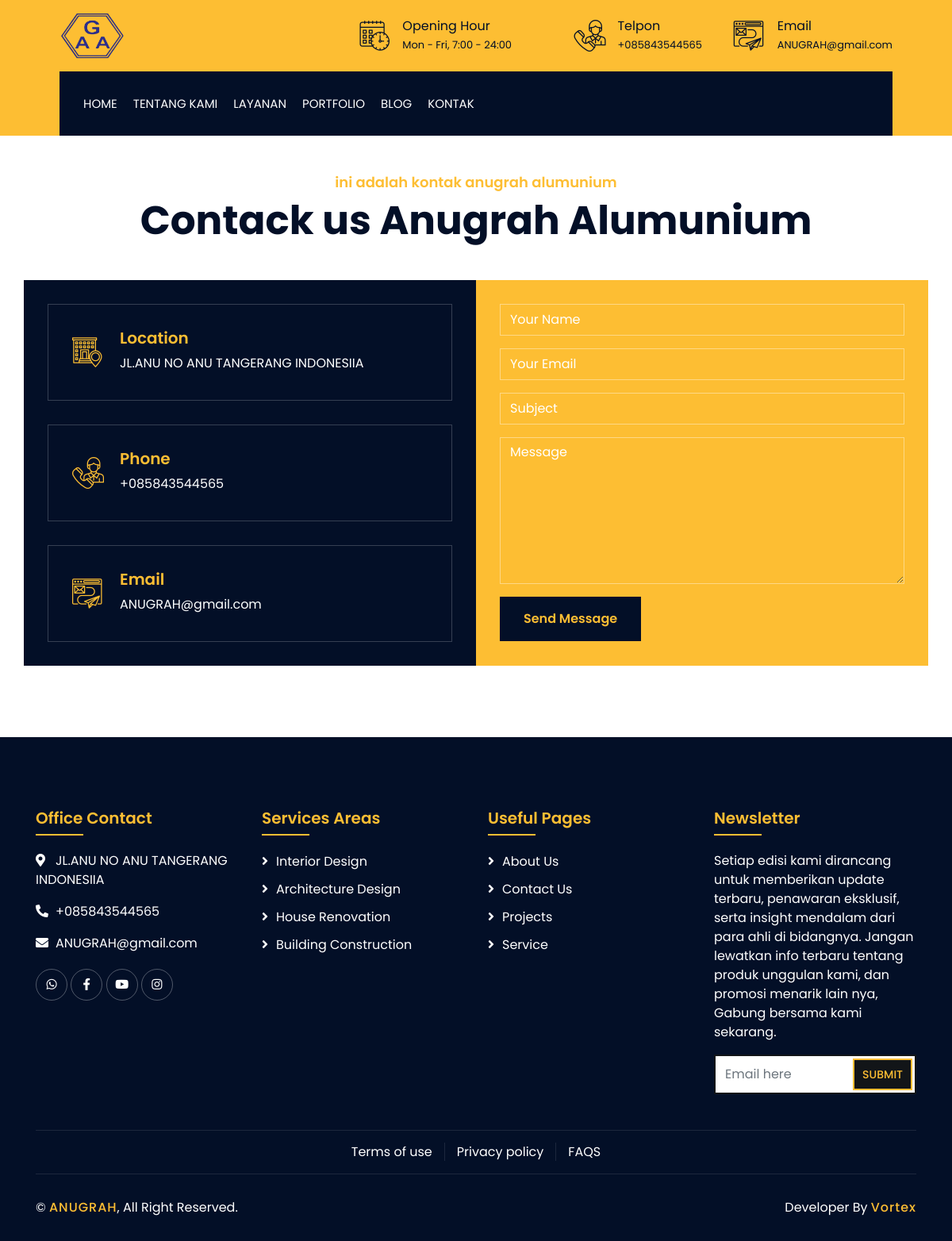
Page /index.php/main/contact on the committed database.
### tables this page shows
CREATE TABLE `set_app` (
  `id` int NOT NULL,
  `app_name` varchar(100) NOT NULL,
  `title` varchar(190) NOT NULL,
  `deskripsi` varchar(190) NOT NULL,
  `email` varchar(100) NOT NULL,
  `telpon` varchar(20) NOT NULL,
  `logo` varchar(100) NOT NULL,
  `addres` varchar(100) NOT NULL,
  `keyword` varchar(225) NOT NULL,
  `map` text NOT NULL,
  `favicon` varchar(160) NOT NULL
);

CREATE TABLE `tbl_meta_pages` (
  `id` int NOT NULL,
  `pages` varchar(100) NOT NULL,
  `meta_title` varchar(190) NOT NULL,
  `meta_deskripsi` varchar(190) NOT NULL
);

CREATE TABLE `tbl_service` (
  `id` int NOT NULL,
  `title` varchar(190) NOT NULL,
  `body` text NOT NULL,
  `images` text NOT NULL,
  `private` int NOT NULL,
  `slug` varchar(225) NOT NULL,
  `meta_deskripsi` varchar(190) NOT NULL,
  `keyword` varchar(225) NOT NULL
);

### application/controllers/Main.php (called while the page is built, shortened)
<?php
class Main extends CI_Controller
{
    public function __construct()
    {
        $this->load->model('Main_m', 'models');
    }
    function static()
    {
        $data['header'] = 'pages/public/builder/header';
        $data['nav'] = 'pages/public/builder/nav';
        $data['footer'] = 'pages/public/builder/footer';
        return $data;
    }
    public function contact()
    {
        $blog_title = $this->models->fetc_where_data('tbl_meta_pages', 'pages', 'CONTACT');
        $data['body'] = 'pages/public/builder/component/contact';
        $data['static'] = $this->static();
        $data['seo_title'] = $blog_title['meta_title'];
        $data['seo_deskripsi'] = app('deskripsi');
        $data['seo_keyword'] = app('keyword');
        $data['robots'] = 'all, index, follow';
        $data['ogImages'] = base_url('assets/public/img/') . app('logo');
        $data['ogAlt'] = 'all, index, follow';
        $data['meta_contact'] = $this->models->fetc_where_data('tbl_meta_pages', 'pages', 'CONTACT');
        $data['breadcump_1'] = $this->uri->segment(1);
        $data['about'] = $this->models->fetc_where_data('tbl_about', 'id', 1);
        $this->load->view('main', $data);
    }
}

### index.php (called while the page is built, shortened)
<?php
require_once BASEPATH.'core/CodeIgniter.php';

### application/helpers/app_helper.php (called while the page is built, shortened)
<?php
function app($x)
{
    $ci = get_instance();
    $q = $ci->db->get_where('set_app', ['id' => 1])->row_array();
    if ($x == 'telpon') {
        $r = $q['telpon'];
    } elseif (($x == 'email')) {
        $r = $q['email'];
    } elseif (($x == 'app_name')) {
        $r = $q['app_name'];
    } elseif (($x == 'logo')) {
        $r = $q['logo'];
    } elseif (($x == 'addres')) {
        $r = $q['addres'];
    } elseif (($x == 'app_name')) {
        $r = $q['app_name'];
    } elseif (($x == 'deskripsi')) {
        $r = $q['deskripsi'];
    } elseif (($x == 'keyword')) {
        $r = $q['keyword'];
    } elseif (($x == 'title')) {
        $r = $q['title'];
    } elseif (($x == 'map')) {
        $r = $q['map'];
    } elseif (($x == 'favicon')) {
        $r = $q['favicon'];
    }
    return $r;
}
function media($x)
{
    $ci = get_instance();
    $q = $ci->db->get_where('set_media', ['media' => $x])->row_array();
    return $q['link'];
}
function get_db($table)
{
    $ci = get_instance();
    $ci->db->limit(6);
    $ci->db->order_by('id', 'DESC');
    $q = $ci->db->get($table)->result();
    return $q;
}

### application/models/Main_m.php (called while the page is built, shortened)
<?php defined('BASEPATH') or exit('No direct script access allowed');
class Main_m extends CI_Model
{
    public function fetc_where_data($table, $where, $field)
    {
        $query = $this->db->get_where($table, [$where => $field])->row_array();
        return $query;
    }
}

### application/views/pages/public/builder/component/contact.php (the view, shortened to what this page needs)
<link rel="stylesheet" type="text/css"
    href="https://cdnjs.cloudflare.com/ajax/libs/toastr.js/latest/css/toastr.min.css">
<div class="contact wow fadeInUp">
    <div class="container">
        <div class="section-header text-center">
            <p><?= $meta_contact['meta_deskripsi'] ?></p>
            <h2><?= $meta_contact['meta_title'] ?></h2>
        </div>
        <div class="row">
            <div class="col-md-6">
                <div class="contact-info">
                    <div class="contact-item">
                        <a target="_blank" href="<?= app('map') ?>"><i class="flaticon-address"></i></a>
                        <div class="contact-text">
                            <h2>Location</h2>
                            <p><?= app('addres') ?></p>
                        </div>
                    </div>
                    <div class="contact-item">
                        <a target="_blank" href="tel:+62<?= app('telpon') ?>"><i class="flaticon-call"></i></a>
                        <div class="contact-text">
                            <h2>Phone</h2>
                            <p>+<?= app('telpon') ?></p>
                        </div>
                    </div>
                    <div class="contact-item">
                        <a target="_blank" href="mailto:<?= app('email') ?>"><i class="flaticon-send-mail"></i></a>
                        <div class="contact-text">
                            <h2>Email</h2>
                            <p><?= app('email') ?></p>
                        </div>
                    </div>
                </div>
            </div>
            <div class="col-md-6">
                <div class="contact-form">
                    <form id="contactForm" novalidate="novalidate">
                        <div class="control-group">
                            <input type="text" class="form-control" id="name" name="name" placeholder="Your Name"
                                required="required" data-validation-required-message="Please enter your name" />
                        </div>
                        <div class="control-group">
                            <input type="email" class="form-control" id="email" name="email" placeholder="Your Email"
                                required="required" data-validation-required-message="Please enter your email" />
                        </div>
                        <div class="control-group">
                            <input type="text" class="form-control" id="subject" placeholder="Subject" name="subject"
                                required="required" data-validation-required-message="Please enter a subject" />
                        </div>
                        <div class="control-group">
                            <textarea class="form-control" id="message" name="message" placeholder="Message"
                                required="required"
                                data-validation-required-message="Please enter your message"></textarea>
                        </div>
                        <div>
                            <button class="btn" type="submit" id="sendMessage">
                                Send Message
                            </button>
                        </div>
                    </form>
                </div>
            </div>
        </div>
    </div>
</div>

### application/views/pages/public/builder/nav.php (shortened to what this page needs)
<div class="wrapper">
    <div class="top-bar">
        <div class="container-fluid">
            <div class="row align-items-center">
                <div class="col-lg-4 col-md-12">
                    <div class="logo">
                        <a href="index.html">
                            <img src="<?= htmlentities(base_url('assets/public/img/') . app('logo'), ENT_QUOTES) ?>"
                                alt="<?= htmlentities(app('app_name')) ?>">
                        </a>
                    </div>
                </div>
                <div class="col-lg-8 col-md-7 d-none d-lg-block">
                    <div class="row">
                        <div class="col-4">
                            <div class="top-bar-item">
                                <div class="top-bar-icon">
                                    <i class="flaticon-calendar"></i>
                                </div>
                                <div class="top-bar-text">
                                    <h3>Opening Hour</h3>
                                    <p>Mon - Fri, 7:00 - 24:00</p>
                                </div>
                            </div>
                        </div>
                        <div class="col-4">
                            <div class="top-bar-item">
                                <div class="top-bar-icon">
                                    <i class="flaticon-call"></i>
                                </div>
                                <div class="top-bar-text">
                                    <h3>Telpon</h3>
                                    <p>+<?= app('telpon') ?></p>
                                </div>
                            </div>
                        </div>
                        <div class="col-4">
                            <div class="top-bar-item">
                                <div class="top-bar-icon">
                                    <i class="flaticon-send-mail"></i>
                                </div>
                                <div class="top-bar-text">
                                    <h3>Email</h3>
                                    <p><?= app('email') ?></p>
                                </div>
                            </div>
                        </div>
                    </div>
                </div>
            </div>
        </div>
    </div>
    <div class="nav-bar">
        <div class="container-fluid">
            <nav class="navbar navbar-expand-lg bg-dark navbar-dark">
                <div class="collapse navbar-collapse justify-content-between" id="navbarCollapse">
                    <div class="navbar-nav mr-auto">
                        <a href="<?= base_url() ?>" class="nav-item nav-link <?php if ($this->uri->segment(1) == '') {
                                                                                    echo 'active';
                                                                                } ?>">Home</a>
                        <a href="<?= htmlentities(base_url('about'), ENT_QUOTES) ?>"
                            class="nav-item nav-link <?php if ($this->uri->segment(1) == 'about') {
                                                                                                                    echo 'active';
                                                                                                                } ?>">Tentang
                            Kami</a>
                        <a href="<?= htmlentities(base_url('service'), ENT_QUOTES) ?>"
                            class="nav-item nav-link <?php if ($this->uri->segment(1) == 'service') {
                                                                                                                    echo 'active';
                                                                                                                } ?>">Layanan</a>
                        <a href="<?= htmlentities(base_url('portfolio'), ENT_QUOTES) ?>"
                            class="nav-item nav-link <?php if ($this->uri->segment(1) == 'portfolio') {
                                                                                                                        echo 'active';
                                                                                                                    } ?>">Portfolio</a>
                        <a href="<?= htmlentities(base_url('blog'), ENT_QUOTES) ?>" class="nav-item nav-link <?php if ($this->uri->segment(1) == 'blog') {
                                                            echo 'active';
                                                        } ?>">Blog</a>
                        <a href="<?= htmlentities(base_url('contact'), ENT_QUOTES) ?>"
                            class="nav-item nav-link">Kontak</a>
                    </div>
                </div>
            </nav>
        </div>
    </div>

### application/views/pages/public/builder/footer.php (shortened to what this page needs)
<link rel="stylesheet" type="text/css"
    href="https://cdnjs.cloudflare.com/ajax/libs/toastr.js/latest/css/toastr.min.css">
<div class="footer wow fadeIn" data-wow-delay="0.3s">
    <div class="container">
        <div class="row">
            <div class="col-md-6 col-lg-3">
                <div class="footer-contact">
                    <h2>Office Contact</h2>
                    <p><i class="fa fa-map-marker-alt"></i><?= htmlentities(app('addres')) ?></p>
                    <p><i class="fa fa-phone-alt"></i>+<?= htmlentities(app('telpon'))  ?></p>
                    <p><i class="fa fa-envelope"></i><?= htmlentities(app('email'))  ?></p>
                    <div class="footer-social">
                        <a href="<?= htmlentities(media('WHATSAPP'), ENT_QUOTES)  ?>"><i
                                class="fab fa-whatsapp"></i></a>
                        <a href="<?= htmlentities(media('FACEBOOK'), ENT_QUOTES)  ?>"><i
                                class="fab fa-facebook-f"></i></a>
                        <a href="<?= htmlentities(media('YOUTUBE'), ENT_QUOTES)  ?>"><i
                                class="fab fa-youtube"></i></a>
                        <a href="<?= htmlentities(media('INSTAGRAM'), ENT_QUOTES)  ?>"><i
                                class="fab fa-instagram"></i></a>
                    </div>
                </div>
            </div>
            <div class="col-md-6 col-lg-3">
                <div class="footer-link">
                    <h2>Services Areas</h2>
                    <?php foreach (get_db('tbl_service') as $service): ?>
                        <a
                            href="<?= htmlentities(base_url('service/') . $service->slug, ENT_QUOTES)  ?>"><?= htmlentities($service->title) ?></a>
                    <?php endforeach ?>
                </div>
            </div>
            <div class="col-md-6 col-lg-3">
                <div class="footer-link">
                    <h2>Useful Pages</h2>
                    <a href="<?= htmlentities(base_url('about'), ENT_QUOTES) ?>">About Us</a>
                    <a href="<?= htmlentities(base_url('contact'), ENT_QUOTES)  ?>">Contact Us</a>
                    <a href="<?= htmlentities(base_url('portfolio'), ENT_QUOTES)  ?>">Projects</a>
                    <a href="<?= htmlentities(base_url('service'), ENT_QUOTES)  ?>">Service</a>
                </div>
            </div>
            <div class="col-md-6 col-lg-3">
                <div class="newsletter">
                    <h2>Newsletter</h2>
                    <p>
                        Setiap edisi kami dirancang untuk memberikan update terbaru, penawaran eksklusif, serta
                        insight mendalam dari para ahli di bidangnya. Jangan lewatkan info terbaru tentang produk
                        unggulan kami, dan promosi menarik lain nya, Gabung bersama kami sekarang.
                    </p>
                    <div class="form">
                        <form id="formNewslater">
                            <input class="form-control" type="email" name="email" placeholder="Email here">
                            <button class="btn" id="sendNewslater">Submit</button>
                        </form>
                    </div>
                </div>
            </div>
        </div>
    </div>
    <div class="container footer-menu">
        <div class="f-menu">
            <a href="<?= htmlentities(base_url('terms'), ENT_QUOTES)  ?>">Terms of use</a>
            <a href="<?= htmlentities(base_url('privacy'), ENT_QUOTES)  ?>">Privacy policy</a>
            <a href="<?= htmlentities(base_url('faqs'), ENT_QUOTES) ?>">FAQS</a>
        </div>
    </div>
    <div class="container copyright">
        <div class="row">
            <div class="col-md-6">
                <p>&copy; <a href="javascript:void()"><?= app('app_name') ?></a>, All Right Reserved.</p>
            </div>
            <div class="col-md-6">
                <p>Developer By <a href="https://vortex.com">Vortex</a></p>
            </div>
        </div>
    </div>
</div>
</div>

### rows in the picture
set_app: logo (picture), telpon "085843544565", email "ANUGRAH@gmail.com", addres "JL.ANU NO ANU TANGERANG INDONESIIA", app_name "ANUGRAH"
tbl_meta_pages: meta_deskripsi "ini adalah kontak anugrah alumunium", meta_title "Contack us Anugrah Alumunium"
tbl_service: title "Interior Design"
tbl_service: title "Architecture Design"
tbl_service: title "House Renovation"
tbl_service: title "Building Construction"
